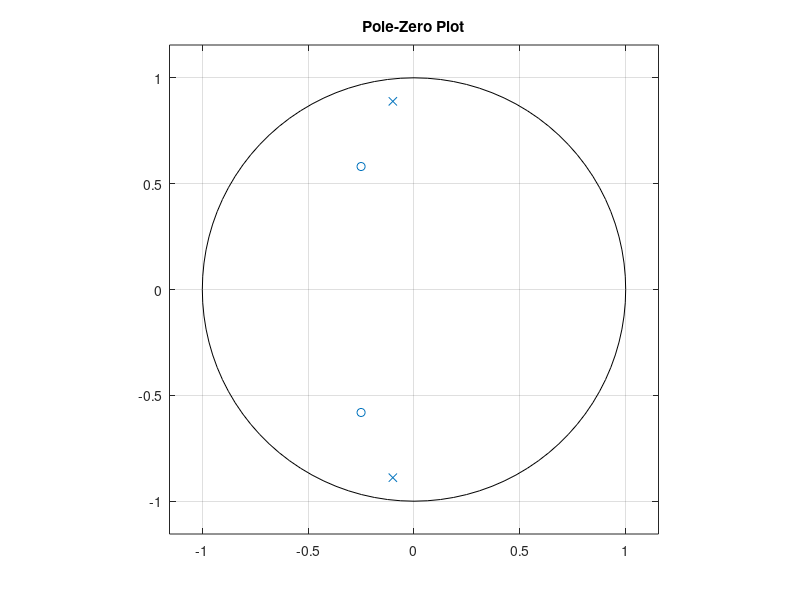
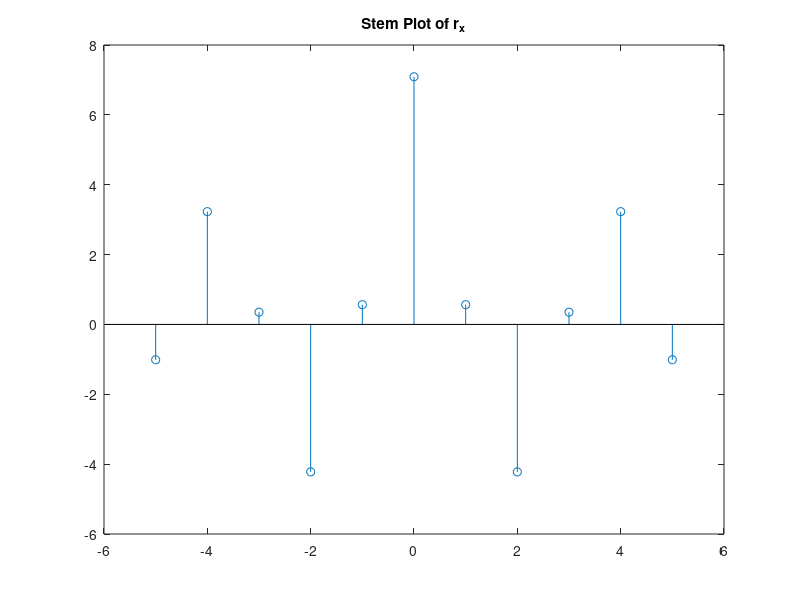

Source code (MATLAB) for these figures, in order: (Note: this script raises an error after producing the figures.)
clear all; close all; clc

%% Alexa Jakob
% ECE211: Signals and Systems
% Homework: 5/5/2020

%% Question 2
ts = -1;
num = [1 0.5 0.4];
denom = [1 0.2 0.8];
H = tf(num,denom,ts);

zp= roots(num);
pp = roots(denom);
zplane(zp,pp)
title('Pole-Zero Plot')

% Notice how the poles and zeros are all on or inside the unit circle; this
% confirms that the system is minimum-phase

%% Question 3

var = 4;
v = sqrt(var)*randn(10000,1);
x = filter(num,denom,v);

rx = zeros(1,6);

for m = 0:1:5
   rx(m+1) = mean(x(m+1:end).*x(1:end-m)); % use large # samples for more accuracy
end

minusr = fliplr(rx);
rs = [minusr rx(2:end)]; % don't doublecount 0
m = -5:1:5;

figure
stem(m,rs)
title('Stem Plot of r_x')

R = toeplitz(rx); % M is 6, because there are 6 samples

e = eig(R); % eigenvalues of R
% All eigenvalues > 0: R is Hermitian positive definite


%% Question 4
[s_est,w] = pwelch(x,hamming(512),256,512);
figure
plot(s_est)
title('Estimated Power Spectral Density')
xlabel('rad/sample')
ylabel('Power')

w0 = (find(s_est == max(s_est)))*pi/256; % find index of max and normalize to [0 pi]

ang = angle(zp);
diff = w0-ang;
% Note that the difference between w0 and the angle of the poles are very
% small - this pole is what's causing the spike in PSD
